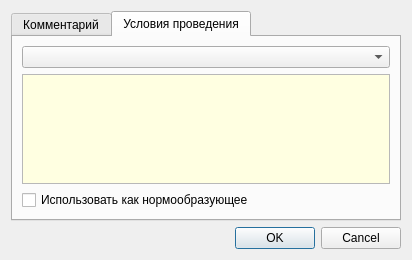
<?xml version="1.0" encoding="UTF-8"?>
<ui version="4.0">
 <class>TestPropertyDialog</class>
 <widget class="QDialog" name="TestPropertyDialog">
  <property name="geometry">
   <rect>
    <x>0</x>
    <y>0</y>
    <width>412</width>
    <height>260</height>
   </rect>
  </property>
  <property name="windowTitle">
   <string>Dialog</string>
  </property>
  <layout class="QVBoxLayout" name="verticalLayout">
   <item>
    <widget class="QTabWidget" name="twCatgories">
     <property name="currentIndex">
      <number>1</number>
     </property>
     <widget class="QWidget" name="tabComment">
      <attribute name="title">
       <string>Комментарий</string>
      </attribute>
      <layout class="QVBoxLayout" name="verticalLayout_2">
       <item>
        <widget class="QTextEdit" name="edComment">
         <property name="palette">
          <palette>
           <active>
            <colorrole role="Base">
             <brush brushstyle="SolidPattern">
              <color alpha="255">
               <red>255</red>
               <green>255</green>
               <blue>255</blue>
              </color>
             </brush>
            </colorrole>
           </active>
           <inactive>
            <colorrole role="Base">
             <brush brushstyle="SolidPattern">
              <color alpha="255">
               <red>255</red>
               <green>255</green>
               <blue>255</blue>
              </color>
             </brush>
            </colorrole>
           </inactive>
           <disabled>
            <colorrole role="Base">
             <brush brushstyle="SolidPattern">
              <color alpha="255">
               <red>240</red>
               <green>240</green>
               <blue>240</blue>
              </color>
             </brush>
            </colorrole>
           </disabled>
          </palette>
         </property>
        </widget>
       </item>
      </layout>
     </widget>
     <widget class="QWidget" name="tabConditions">
      <attribute name="title">
       <string>Условия проведения</string>
      </attribute>
      <layout class="QVBoxLayout" name="verticalLayout_3">
       <item>
        <widget class="QComboBox" name="cbConditions"/>
       </item>
       <item>
        <widget class="QTextEdit" name="edConditionComment">
         <property name="sizePolicy">
          <sizepolicy hsizetype="Expanding" vsizetype="Fixed">
           <horstretch>0</horstretch>
           <verstretch>0</verstretch>
          </sizepolicy>
         </property>
         <property name="minimumSize">
          <size>
           <width>0</width>
           <height>35</height>
          </size>
         </property>
         <property name="palette">
          <palette>
           <active>
            <colorrole role="Base">
             <brush brushstyle="SolidPattern">
              <color alpha="255">
               <red>255</red>
               <green>255</green>
               <blue>225</blue>
              </color>
             </brush>
            </colorrole>
           </active>
           <inactive>
            <colorrole role="Base">
             <brush brushstyle="SolidPattern">
              <color alpha="255">
               <red>255</red>
               <green>255</green>
               <blue>225</blue>
              </color>
             </brush>
            </colorrole>
           </inactive>
           <disabled>
            <colorrole role="Base">
             <brush brushstyle="SolidPattern">
              <color alpha="255">
               <red>240</red>
               <green>240</green>
               <blue>240</blue>
              </color>
             </brush>
            </colorrole>
           </disabled>
          </palette>
         </property>
         <property name="readOnly">
          <bool>true</bool>
         </property>
         <property name="tabStopWidth">
          <number>80</number>
         </property>
        </widget>
       </item>
       <item>
        <widget class="QCheckBox" name="cbInNormContained">
         <property name="text">
          <string>Использовать как нормообразующее</string>
         </property>
        </widget>
       </item>
       <item>
        <spacer name="verticalSpacer">
         <property name="orientation">
          <enum>Qt::Vertical</enum>
         </property>
         <property name="sizeHint" stdset="0">
          <size>
           <width>20</width>
           <height>40</height>
          </size>
         </property>
        </spacer>
       </item>
      </layout>
     </widget>
    </widget>
   </item>
   <item>
    <widget class="QDialogButtonBox" name="buttonBox">
     <property name="orientation">
      <enum>Qt::Horizontal</enum>
     </property>
     <property name="standardButtons">
      <set>QDialogButtonBox::Cancel|QDialogButtonBox::Ok</set>
     </property>
    </widget>
   </item>
  </layout>
 </widget>
 <resources/>
 <connections>
  <connection>
   <sender>buttonBox</sender>
   <signal>accepted()</signal>
   <receiver>TestPropertyDialog</receiver>
   <slot>accept()</slot>
   <hints>
    <hint type="sourcelabel">
     <x>257</x>
     <y>250</y>
    </hint>
    <hint type="destinationlabel">
     <x>157</x>
     <y>274</y>
    </hint>
   </hints>
  </connection>
  <connection>
   <sender>buttonBox</sender>
   <signal>rejected()</signal>
   <receiver>TestPropertyDialog</receiver>
   <slot>reject()</slot>
   <hints>
    <hint type="sourcelabel">
     <x>325</x>
     <y>250</y>
    </hint>
    <hint type="destinationlabel">
     <x>286</x>
     <y>274</y>
    </hint>
   </hints>
  </connection>
  <connection>
   <sender>cbConditions</sender>
   <signal>currentIndexChanged(int)</signal>
   <receiver>TestPropertyDialog</receiver>
   <slot>conditionChanged(int)</slot>
   <hints>
    <hint type="sourcelabel">
     <x>148</x>
     <y>48</y>
    </hint>
    <hint type="destinationlabel">
     <x>412</x>
     <y>69</y>
    </hint>
   </hints>
  </connection>
 </connections>
 <slots>
  <slot>conditionChanged(int)</slot>
 </slots>
</ui>
